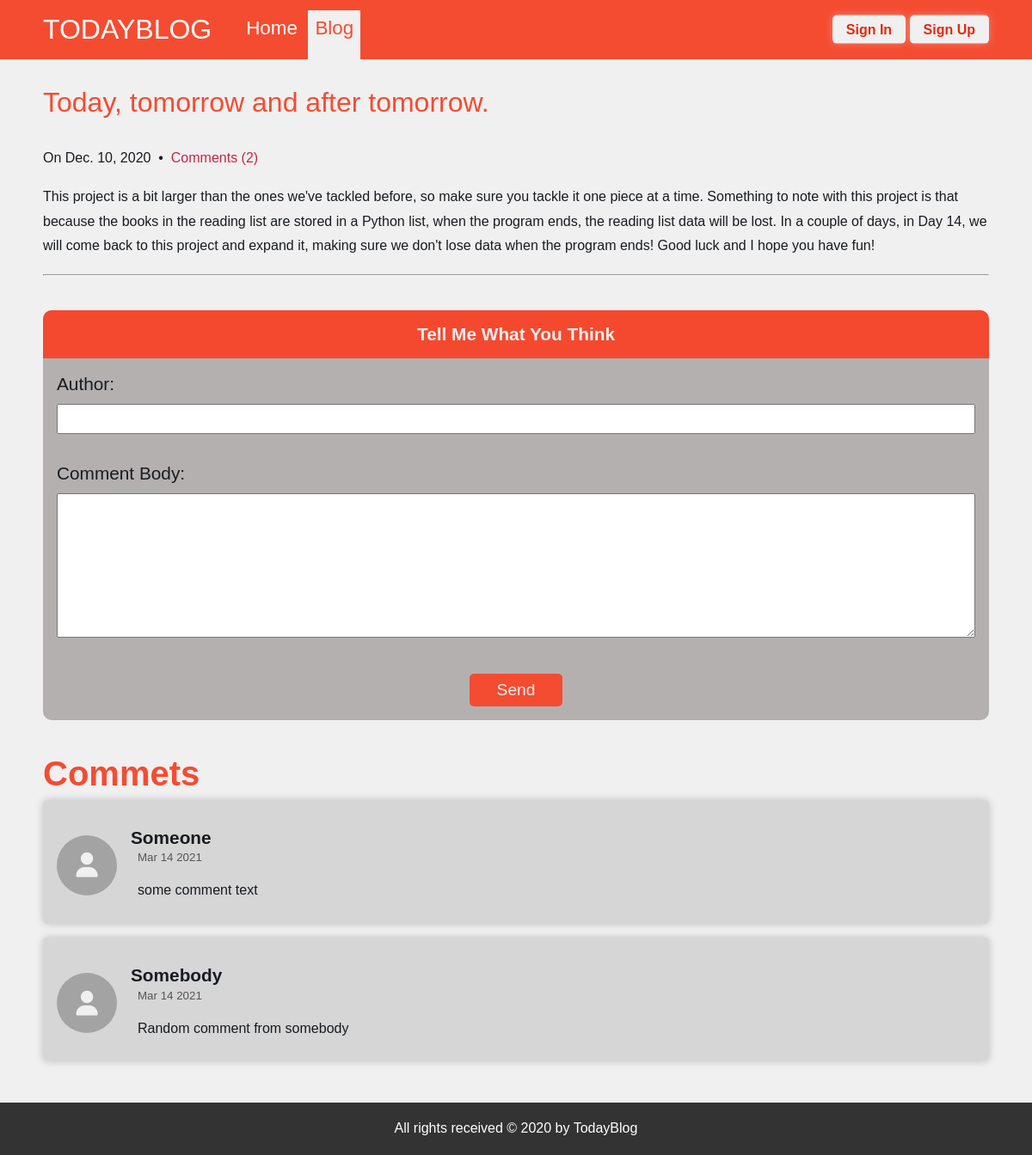
Page /blog/post/1/ on the committed database.
### blogApp/models.py (models this page shows, shortened)
class Post(models.Model):
    title = models.CharField(verbose_name='title' , max_length=50)
    body = models.TextField(verbose_name='body')
    created_on = models.DateTimeField(verbose_name='created on' , auto_now_add=True)
    last_modified = models.DateTimeField(verbose_name='last modified' , auto_now=True)
    categories = models.ManyToManyField(Category, verbose_name=("categories"), related_name='posts')
    def get_absolute_url(self):
        return reverse("blogApp:post_detail", kwargs={"pk": self.pk})

class Comment(models.Model):
    author = models.CharField(verbose_name=("author"), max_length=20)
    body = models.TextField(verbose_name=("comment body"))
    created_on = models.DateTimeField(verbose_name=("created on"), auto_now_add=True)
    post = models.ForeignKey(Post, verbose_name=("post"), on_delete=models.CASCADE)

### blogApp/views.py (the view)
# urls.py: path('post/<int:pk>/', post_detail, name = 'post_detail')
def post_detail(request, pk):
    post = get_object_or_404(Post, pk=pk)
    form = CommentFormModel()
    if request.method == 'POST':
        author = request.POST.get('author')
        body = request.POST.get('body')
        Comment.objects.create(author=author, body=body, post=post, created_on=datetime.now())
    context = {
        'object':post,
        'form': form
    }
    return render(request, 'blogApp/post_detail.html', context=context)

### blogApp/models.py
class CommentFormModel(ModelForm):
    class Meta:
        model = Comment
        fields = ['author', 'body']

### templates/blogApp/post_detail.html (shortened to what this page needs)
{% extends 'base.html' %}
{% block nav_ops %}
    <li><a class='btn-nav' href="{% url 'pages:home' %}">Home</a></li>
    <li><a class='btn-nav current-page' href="{% url 'blogApp:post_list' %}">Blog</a></li>
{% endblock nav_ops %}
{% block content %}
    <div class="post-box-detail">
        <h2 class="title"><a href="{{ object.get_absolute_url }}">{{ object.title }}</a></h2>
            <p class="meta">On {{ object.created_on |date}}
                &nbsp;&bull;&nbsp; <a href="#" class="comments">Comments ({{ object.comment_set.count  }})</a> </p>
        <div class="entry">
                <p>{{ object.body }}</p>
    </div>
    <br>
    <hr>
    <div class="comment-box">
        <form method="post" id="comment-form">
            <h4 class='comment-heading'>Tell Me What You Think</h4>
            {{ form.as_p }}
            <input type="submit" value="Send">
        </form>
        <h3 class='comment-heading'>Commets</h3>
        {% for comment in object.comment_set.all %}
            <div class="comment-container">
                <div class="image-container"><i class="fas fa-user"></i></div>
               <div class="comment-content">
                     <h5>{{comment.author}}</h5>
                    <small class='comment-date'>{{comment.created_on|date:'M j Y'}}</small>
                    <p class='comment-body' >{{comment.body}}</p>
               </div>
            </div>
        {% endfor %}
    </div>
{% endblock content %}

### static/css/style.css (style rules this page uses)
* { margin: 0; padding: 0; box-sizing: border-box; }
body { background: #F0F0F0; font-family: 'Source Sans Pro', sans-serif; font-weight: 300; color: #181B20; }
h1, h2, h3 { font-weight: normal; }
h2 { font-size: 2.4em; }
h2.title a { color: #F44C31; }
h3 { font-size: 1.6em; }
p, ul, ol { margin: 0; line-height: 180%; }
a { text-decoration: none; color: #C62647; }
#main-nav ul li { display: inline-block; margin: 0; }
#main-nav ul li a { text-decoration: none; color: white; font-size: 1.4rem; transition: color 0.3s ease-in-out; padding: 0.5rem 0.5rem 1.5rem 0.5rem; }
#main-nav ul li a.current-page { color: #F44C31; background: #F0F0F0; }
h2 { padding: 1rem 0; font-size: 2rem; color: #555; }
.post-box-detail { padding: 1rem 0; margin-bottom: 1rem; }
.post-box-detail small { padding-left: 0.5rem; color: #555; }
.post-box-detail p { padding-top: 1rem; }
h3.comment-heading { margin-top: 20px; font-size: 2.5rem; padding: 0.5rem 0; color: #F44C31; font-weight: 600; }
form { margin-top: 100px; background-color: rgb(180, 176, 176); width: 500px; margin-bottom: 2rem; border-radius: 10px; overflow: hidden; }
form#comment-form { margin-top: 40px; width: 100%; }
form h3, form h4 { text-align: center; background: hsl(8, 90%, 57%); padding: 1rem; color: #F0F0F0; }
form#comment-form h4 { font-size: 1.3rem; }
form p { padding: 0 1rem; padding-top: 1rem; }
form label { font-size: 1.3rem; text-transform: capitalize; padding-bottom: 0.5rem; display: block; }
form input, form textarea { width: 100%; padding: 8px; margin-bottom: 1rem; }
form input[type='submit'] { width: fit-content; padding: 0.5rem 2rem; display: block; cursor: pointer; margin: 1rem auto; font-size: 1.2rem; border-radius: 5px; background: #F44C31; color: #F0F0F0; border: none; }
.comment-box h5 { font-size: 1.3rem; margin-top: 1rem; padding-bottom: 0.1rem; }
.comment-container { padding: 1rem; background: hsl(0, 0%, 84%); margin-bottom: 1rem; border-radius: 5px; box-shadow: 0 0 10px rgba(0, 0, 0, 0.2); display: flex; align-items: flex-start; justify-content: flex-start; }
.comment-container .image-container { margin-top: 25px; width: 70px; height: 70px; border-radius: 50%; background: hsl(0, 0%, 64%); margin-right: 1rem; display: flex; align-items: center; justify-content: center; }
.image-container .fa-user { font-size: 1.8rem; color: hsl(0, 0%, 94%); }
.comment-container .comment-content { width: 90%; }
.comment-date { padding-left: 0.5rem; }
.comment-body { padding: 0.5rem; }

### rows in the picture
Post: title "Today, tomorrow and after tomorrow.", created_on "Dec. 10, 2020", comment_set.count "2", body "This project is a bit larger than the ones we've tackled before, so make sure you tackle it one piece at a time. Something to note with this project is that because the books in the reading list are stored in a Python list, when the program ends, the reading list data will be lost. In a couple of days, in Day 14, we will come back to this project and expand it, making sure we don't lose data when the program ends! Good luck and I hope you have fun!"
Comment: author "Someone", created_on "Mar 14 2021", body "some comment text"
Comment: author "Somebody", created_on "Mar 14 2021", body "Random comment from somebody"
